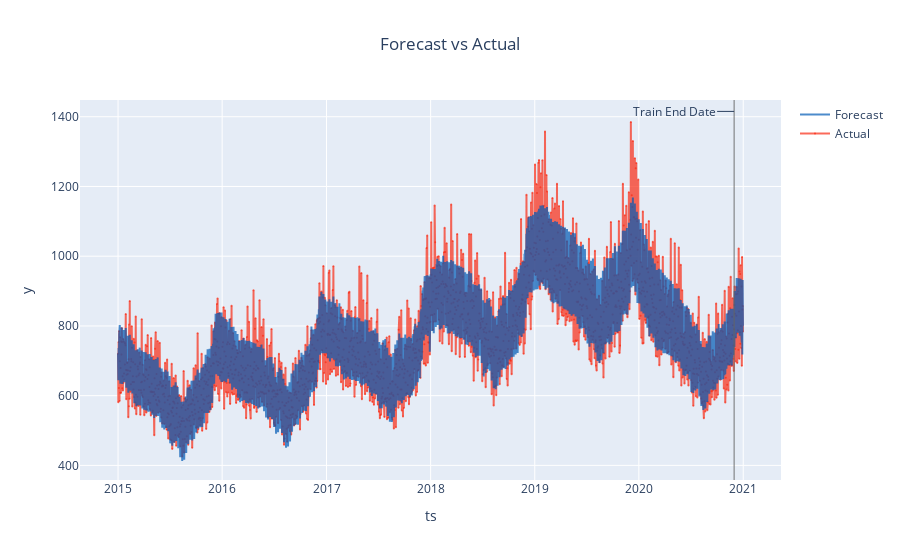

The notebook cell saved with this chart:
### Code cell
#visualization
fig = result.backtest.plot()
iplot(fig)

### Figure 1 — Plotly figure (JSON) as saved in the notebook; plotly's stock layout.template omitted (floating-point values rounded to 4 significant figures; data arrays with more than 128 entries replaced by an {"elided": "..."} marker saying what was removed)
{"data": [{"line": {"color": "rgba(250, 43, 20, 0.7)"}, "marker": {"color": "rgba(250, 43, 20, 0.7)", "size": 2}, "mode": "lines+markers", "name": "Actual", "opacity": 1, "type": "scatter", "x": {"elided": "2192 str values"}, "y": {"elided": "2192 float values"}}, {"line": {"color": "rgba(0, 90, 181, 0.7)", "dash": "solid"}, "name": "Forecast", "type": "scatter", "x": {"elided": "2192 str values"}, "y": {"elided": "2192 float values"}}], "layout": {"annotations": [{"arrowhead": 0, "ax": -60, "ay": 0, "showarrow": true, "text": "Train End Date", "x": "2020-11-30T00:00:00", "xref": "x", "y": 0.97, "yref": "paper"}], "legend": {"traceorder": "reversed"}, "shapes": [{"line": {"color": "rgba(100, 100, 100, 0.9)", "width": 1}, "type": "line", "x0": "2020-11-30T00:00:00", "x1": "2020-11-30T00:00:00", "xref": "x", "y0": 0, "y1": 1, "yref": "paper"}], "showlegend": true, "title": {"text": "Forecast vs Actual", "x": 0.5}, "xaxis": {"title": {"text": "ts"}}, "yaxis": {"title": {"text": "y"}}}}
